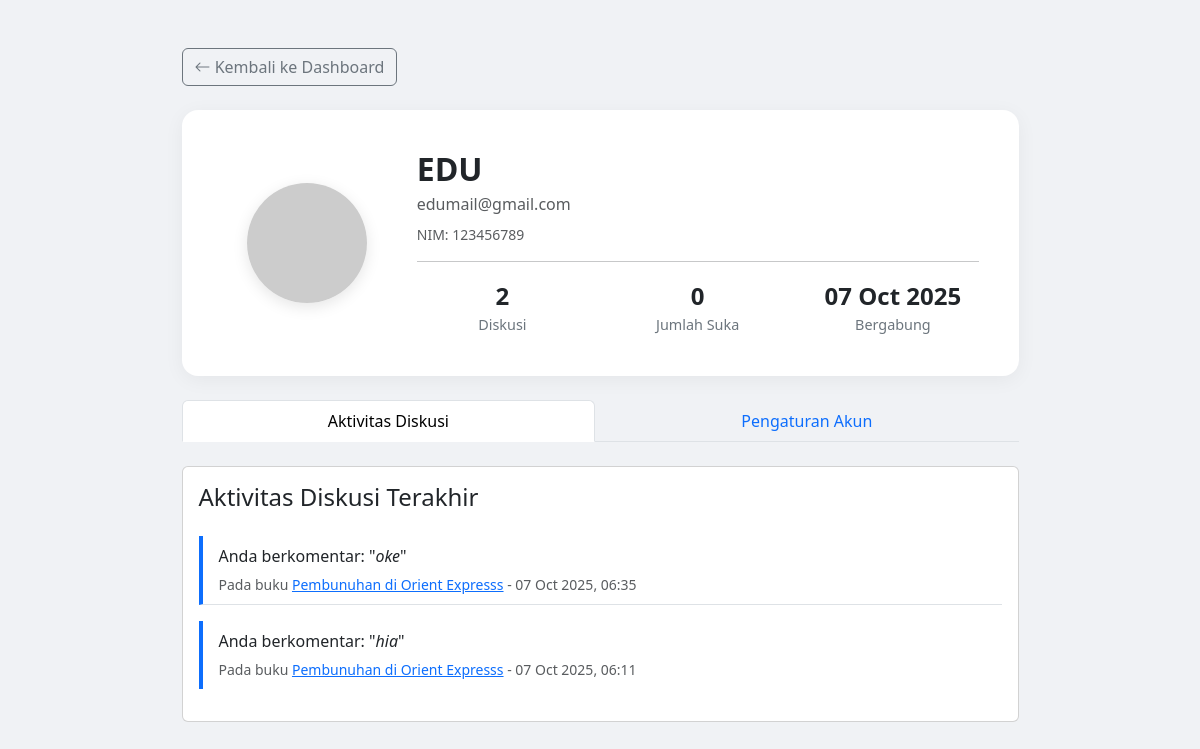
Page /pages/akun.php (signed in) on the committed database.
### tables this page shows
CREATE TABLE `users` (
  `id` int(11) NOT NULL,
  `username` varchar(100) NOT NULL,
  `email` varchar(100) NOT NULL,
  `nim` varchar(20) DEFAULT NULL,
  `password` varchar(255) NOT NULL,
  `role` enum('user','admin') NOT NULL DEFAULT 'user',
  `avatar_seed` varchar(255) DEFAULT NULL,
  `bergabung_sejak` timestamp NOT NULL DEFAULT current_timestamp()
);

CREATE TABLE `diskusi` (
  `id` int(11) NOT NULL,
  `buku_id` int(11) NOT NULL,
  `user_id` int(11) NOT NULL,
  `username` varchar(255) NOT NULL,
  `komentar` text NOT NULL,
  `parent_id` int(11) NOT NULL DEFAULT 0,
  `tanggal` timestamp NOT NULL DEFAULT current_timestamp(),
  `likes` int(11) NOT NULL DEFAULT 0,
  `dislikes` int(11) NOT NULL DEFAULT 0
);

CREATE TABLE `buku` (
  `id` int(11) NOT NULL,
  `judul` varchar(255) NOT NULL,
  `penulis` varchar(100) DEFAULT NULL,
  `penerbit` varchar(100) DEFAULT NULL,
  `tahun_terbit` year(4) DEFAULT NULL,
  `isbn` varchar(20) DEFAULT NULL,
  `kategori` varchar(50) DEFAULT NULL,
  `deskripsi` text DEFAULT NULL,
  `cover_path` varchar(255) DEFAULT NULL,
  `file_path` varchar(255) NOT NULL,
  `total_rating` int(11) NOT NULL DEFAULT 0,
  `rating_count` int(11) NOT NULL DEFAULT 0
);

### pages/akun.php (the view, shortened to what this page needs)
<?php
include '../includes/db.php';
$user_id = $_SESSION['user_id'];
$stmt_user = $conn->prepare("SELECT username, email, nim, role, avatar_seed, bergabung_sejak FROM users WHERE id = ?");
$stmt_user->bind_param("i", $user_id);
$stmt_user->execute();
$user_data = $stmt_user->get_result()->fetch_assoc();
$current_name = htmlspecialchars($user_data['username']);
$current_email = htmlspecialchars($user_data['email']);
$current_nim = htmlspecialchars($user_data['nim'] ?? 'N/A');
$current_role = $user_data['role'];
$avatar_seed = $user_data['avatar_seed'];
$tanggal_bergabung = date('d M Y', strtotime($user_data['bergabung_sejak']));
$stmt_diskusi = $conn->prepare("SELECT COUNT(id) as total_diskusi FROM diskusi WHERE user_id = ?");
$stmt_diskusi->bind_param("i", $user_id);
$stmt_diskusi->execute();
$total_diskusi = $stmt_diskusi->get_result()->fetch_assoc()['total_diskusi'];
$stmt_likes = $conn->prepare("SELECT SUM(likes) as total_suka FROM diskusi WHERE user_id = ?");
$stmt_likes->bind_param("i", $user_id);
$stmt_likes->execute();
$total_suka = $stmt_likes->get_result()->fetch_assoc()['total_suka'] ?? 0;
$item_per_halaman = 5;
$halaman_aktif = isset($_GET['page']) && is_numeric($_GET['page']) ? (int)$_GET['page'] : 1;
$offset = ($halaman_aktif - 1) * $item_per_halaman;
$stmt_activity = $conn->prepare(
    "SELECT d.komentar, d.tanggal, b.judul as judul_buku, b.id as buku_id
     FROM diskusi d
     JOIN buku b ON d.buku_id = b.id
     WHERE d.user_id = ?
     ORDER BY d.tanggal DESC
     LIMIT ? OFFSET ?"
);
$stmt_activity->bind_param("iii", $user_id, $item_per_halaman, $offset);
$stmt_activity->execute();
$activities = $stmt_activity->get_result();
?>
<!DOCTYPE html>
<html lang="id">
<head>
    <link href="../css/bootstrap.min.css" rel="stylesheet">
    <link rel="stylesheet" href="https://cdn.jsdelivr.net/npm/bootstrap-icons@1.11.3/font/bootstrap-icons.min.css">
</head>
<body>
<div class="container py-5">
    <div class="col-lg-9 mx-auto">
        <div class="mb-4">
            <a href="dashboard.php" class="btn btn-outline-secondary"><i class="bi bi-arrow-left"></i> Kembali ke Dashboard</a>
        </div>
        <div class="profile-header mb-4">
            <div class="row align-items-center">
                <div class="col-md-3 text-center">
                    <img src="https://api.dicebear.com/8.x/croodles/svg?seed=<?= urlencode($avatar_seed) ?>" alt="Avatar Pengguna" class="profile-avatar">
                </div>
                <div class="col-md-9">
                    <h2 class="fw-bold mb-1"><?= $current_name ?></h2>
                    <p class="text-muted mb-2"><?= $current_email ?></p>
                    <?php if ($current_role !== 'admin' && $current_nim !== 'N/A'): ?>
                        <p class="text-muted small">NIM: <?= $current_nim ?></p>
                    <?php endif; ?>
                    <hr>
                    <div class="row">
                        <div class="col-4 stat-item">
                            <div class="stat-count"><?= $total_diskusi ?></div>
                            <div class="stat-label">Diskusi</div>
                        </div>
                        <div class="col-4 stat-item">
                            <div class="stat-count"><?= $total_suka ?></div>
                            <div class="stat-label">Jumlah Suka</div>
                        </div>
                        <div class="col-4 stat-item">
                            <div class="stat-count"><?= $tanggal_bergabung ?></div>
                            <div class="stat-label">Bergabung</div>
                        </div>
                    </div>
                </div>
            </div>
        </div>
        <ul class="nav nav-tabs nav-fill mb-4" id="profileTab" role="tablist">
            <li class="nav-item" role="presentation">
                <button class="nav-link" id="activity-tab" data-bs-toggle="tab" data-bs-target="#activity" type="button" role="tab">Aktivitas Diskusi</button>
            </li>
            <li class="nav-item" role="presentation">
                <button class="nav-link" id="settings-tab" data-bs-toggle="tab" data-bs-target="#settings" type="button" role="tab">Pengaturan Akun</button>
            </li>
        </ul>
        <div class="tab-content" id="profileTabContent">
            <div class="tab-pane fade" id="activity" role="tabpanel">
                <div class="card">
                    <div class="card-body">
                        <h4 class="card-title mb-4">Aktivitas Diskusi Terakhir</h4>
                        <div class="activity-feed">
                            <?php if ($activities->num_rows > 0): ?>
                                <ul class="list-group list-group-flush">
                                <?php while($act = $activities->fetch_assoc()): ?>
                                    <li class="list-group-item mb-3">
                                        <p class="mb-1">Anda berkomentar: "<i><?= htmlspecialchars(substr($act['komentar'], 0, 100)) . (strlen($act['komentar']) > 100 ? '...' : '') ?></i>"</p>
                                        <small class="text-muted">
                                            Pada buku <a href="detail_buku.php?id=<?= $act['buku_id'] ?>"><?= htmlspecialchars($act['judul_buku']) ?></a>
                                            - <?= date('d M Y, H:i', strtotime($act['tanggal'])) ?>
                                        </small>
                                    </li>
                                <?php endwhile; ?>
                                </ul>
                            <?php else: ?>
                                <p class="text-center text-muted">Belum ada aktivitas diskusi.</p>
                            <?php endif; ?>
                        </div>
                    </div>
                </div>
            </div>
        </div>
    </div>
</div>
</body>
</html>

### pages/akun.php (style rules this page uses)
body { background-color: #f0f2f5; }
.profile-header { background-color: #fff; padding: 2.5rem; border-radius: 1rem; box-shadow: 0 4px 20px rgba(0,0,0,0.05); }
.profile-avatar { width: 120px; height: 120px; border-radius: 50%; box-shadow: 0 4px 15px rgba(0,0,0,0.1); overflow: hidden; }
.stat-item { text-align: center; }
.stat-item .stat-count { font-size: 1.5rem; font-weight: 700; }
.stat-item .stat-label { font-size: 0.9rem; color: #6c757d; }
.activity-feed .list-group-item { border-left-width: 4px; border-left-color: #0d6efd; }

### rows in the picture
users: username "EDU", email "edumail@gmail.com", nim "123456789", bergabung_sejak "07 Oct 2025"
diskusi: komentar "oke", buku.judul "Pembunuhan di Orient Expresss", tanggal "07 Oct 2025, 06:35"
diskusi: komentar "hia", buku.judul "Pembunuhan di Orient Expresss", tanggal "07 Oct 2025, 06:11"

### other values in the picture
$total_diskusi "2"
$total_suka "0"
